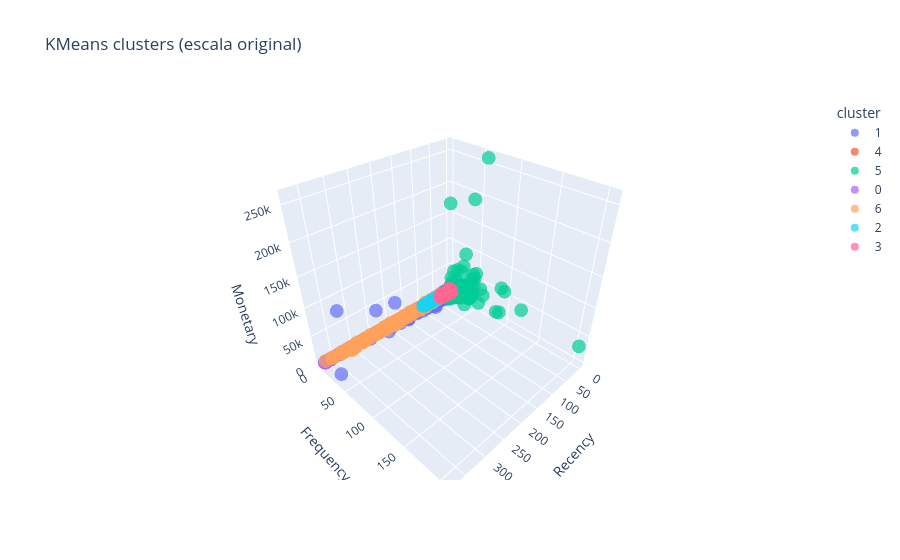

Source (notebook cell):
### Code cell
# Copiamos datos originales
X_plot_real = X.copy()
X_plot_real["cluster"] = labels_kmeans.astype(str)

fig = px.scatter_3d(
    X_plot_real,
    x="Recency",
    y="Frequency",
    z="Monetary",
    color="cluster",
    title="KMeans clusters (escala original)",
    opacity=0.7
)

fig.show()

### Figure 1 — Plotly figure (JSON) as saved in the notebook; plotly's stock layout.template omitted (floating-point values rounded to 4 significant figures; data arrays with more than 128 entries replaced by an {"elided": "..."} marker saying what was removed)
{"data": [{"hovertemplate": "cluster=1<br>Recency=%{x}<br>Frequency=%{y}<br>Monetary=%{z}<extra></extra>", "legendgroup": "1", "marker": {"color": "#636efa", "opacity": 0.7, "symbol": "circle"}, "mode": "markers", "name": "1", "scene": "scene", "showlegend": true, "type": "scatter3d", "x": {"elided": "570 int values"}, "y": {"elided": "570 int values"}, "z": {"elided": "570 float values"}}, {"hovertemplate": "cluster=4<br>Recency=%{x}<br>Frequency=%{y}<br>Monetary=%{z}<extra></extra>", "legendgroup": "4", "marker": {"color": "#EF553B", "opacity": 0.7, "symbol": "circle"}, "mode": "markers", "name": "4", "scene": "scene", "showlegend": true, "type": "scatter3d", "x": {"elided": "359 int values"}, "y": {"elided": "359 int values"}, "z": {"elided": "359 float values"}}, {"hovertemplate": "cluster=5<br>Recency=%{x}<br>Frequency=%{y}<br>Monetary=%{z}<extra></extra>", "legendgroup": "5", "marker": {"color": "#00cc96", "opacity": 0.7, "symbol": "circle"}, "mode": "markers", "name": "5", "scene": "scene", "showlegend": true, "type": "scatter3d", "x": {"elided": "208 int values"}, "y": {"elided": "208 int values"}, "z": {"elided": "208 float values"}}, {"hovertemplate": "cluster=0<br>Recency=%{x}<br>Frequency=%{y}<br>Monetary=%{z}<extra></extra>", "legendgroup": "0", "marker": {"color": "#ab63fa", "opacity": 0.7, "symbol": "circle"}, "mode": "markers", "name": "0", "scene": "scene", "showlegend": true, "type": "scatter3d", "x": {"elided": "816 int values"}, "y": {"elided": "816 int values"}, "z": {"elided": "816 float values"}}, {"hovertemplate": "cluster=6<br>Recency=%{x}<br>Frequency=%{y}<br>Monetary=%{z}<extra></extra>", "legendgroup": "6", "marker": {"color": "#FFA15A", "opacity": 0.7, "symbol": "circle"}, "mode": "markers", "name": "6", "scene": "scene", "showlegend": true, "type": "scatter3d", "x": {"elided": "758 int values"}, "y": {"elided": "758 int values"}, "z": {"elided": "758 float values"}}, {"hovertemplate": "cluster=2<br>Recency=%{x}<br>Frequency=%{y}<br>Monetary=%{z}<extra></extra>", "legendgroup": "2", "marker": {"color": "#19d3f3", "opacity": 0.7, "symbol": "circle"}, "mode": "markers", "name": "2", "scene": "scene", "showlegend": true, "type": "scatter3d", "x": {"elided": "630 int values"}, "y": {"elided": "630 int values"}, "z": {"elided": "630 float values"}}, {"hovertemplate": "cluster=3<br>Recency=%{x}<br>Frequency=%{y}<br>Monetary=%{z}<extra></extra>", "legendgroup": "3", "marker": {"color": "#FF6692", "opacity": 0.7, "symbol": "circle"}, "mode": "markers", "name": "3", "scene": "scene", "showlegend": true, "type": "scatter3d", "x": {"elided": "575 int values"}, "y": {"elided": "575 int values"}, "z": {"elided": "575 float values"}}], "layout": {"legend": {"title": {"text": "cluster"}, "tracegroupgap": 0}, "scene": {"domain": {"x": [0, 1], "y": [0, 1]}, "xaxis": {"title": {"text": "Recency"}}, "yaxis": {"title": {"text": "Frequency"}}, "zaxis": {"title": {"text": "Monetary"}}}, "title": {"text": "KMeans clusters (escala original)"}}}
